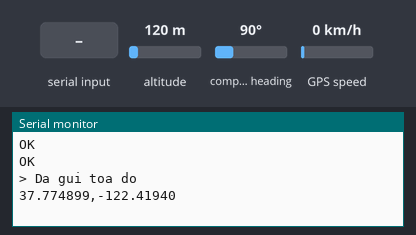
Bench run of a sketch on a simulated Arduino Uno, built with avr-gcc and run on an emulated ATmega328P. On the bench: the last lines printed to the serial monitor. The inputs (shaded band) are chosen by the test bench; at power-on: altitude 120 m, GPS speed 0 km/h, compass heading 90°. The GPS gets a fix after 3 s at 37.7749, -122.4194 with 8 satellites; the modem accepts every AT command (registered, SIM ready, sends succeed) and sends nothing else.

Above: at 6.4 s.
6.5 s: altitude set to 750 m
At 10.2 s:
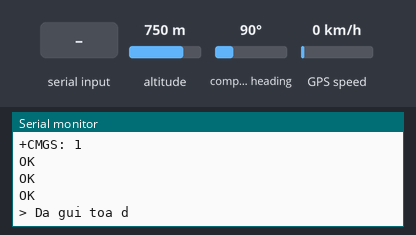
10.6 s: "1" received over the second serial link
At 10.9 s:
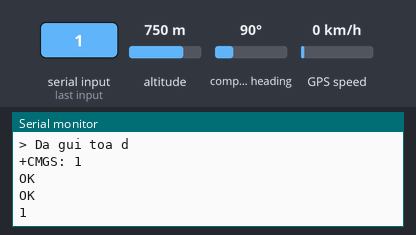
12.2 s: GPS speed set to 90 km/h
At 13.2 s:
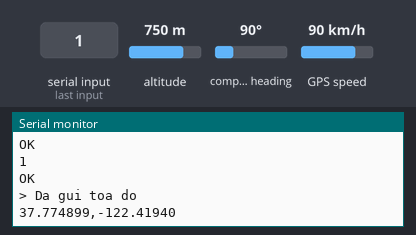
13.7 s: "0" received over the second serial link
At 13.9 s:
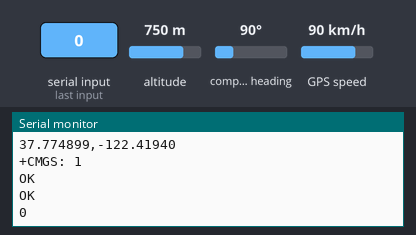

The sketch:

FeedbackTheMessage_GPS.ino
```cpp
#include <SoftwareSerial.h> //gia lap TX RX
SoftwareSerial mySerial(9, 10);   //SIM 800A

#include <TinyGPS++.h>
TinyGPSPlus gps;
SoftwareSerial ss(4, 3);  //GPS

boolean sendonce = false;

void sent_data(String datasent)
{

  mySerial.println("AT"); //Once the handshake test is successful, it will back to OK
  updateSerial();
  mySerial.println("AT+CMGF=1"); // Configuring TEXT mode
  updateSerial();
  mySerial.println("AT+CMGS=\"+84834234523\"");//change ZZ with country code and xxxxxxxxxxx with phone number to sms
  updateSerial();
  mySerial.print(datasent); //text content_____Ex: mySerial.println("TRUNG_sim800a sms CANH BAO TROM");
  updateSerial();
  mySerial.write(26);  // mySerial.println((char)26);
  ss.listen();  //Accept just only 1 uart enable
}

void setup()
{
  Serial.begin(9600);
  mySerial.begin(9600);
  ss.begin(9600);
  ss.listen();
}

void loop()
{
  while (sendonce == false)
  {
    while (ss.available() > 0)
    {
      gps.encode(ss.read());
      if (gps.location.isUpdated())
      {
        sendonce = true;
        //Lay toa do va chuyen sang dang String
        char Templat[12], TempLon[12];
        dtostrf(gps.location.lat(), 2, 6, Templat); // Lay toa do va luu vao bien lat
        dtostrf(gps.location.lng(), 3, 6, TempLon); // Lay toa do va luu vao bien long

        String tmp = "";
        // Chuyen doi ki tu cua toa do LAT sang String
        for (int i = 0 ; i < 10; i++)
          tmp += (String)(Templat[i]);

        // Ky tu phan biet lat va long
        tmp += ",";

        // Chuyen doi ki tu cua toa do LONG sang String
        for (int i = 0 ; i < 10; i++)
          tmp += (String)(TempLon[i]);

        delay(500);
        mySerial.listen();

        delay(500);
        sent_data(tmp);
        Serial.println("Da gui toa do");
        Serial.println(tmp);
      }
      else {
      }
    }
  }
  sendonce = false;
}

void updateSerial()
{
  delay(500);
  while (Serial.available())
  {
    mySerial.write(Serial.read());//Forward what Serial received to Software Serial Port
  }
  while (mySerial.available())
  {
    Serial.write(mySerial.read());//Forward what Software Serial received to Serial Port
  }
}
```

Measured:
- after the input at 6.5 s, the serial monitor: prints a new line after 2.7 s (image 1)
- after the input at 10.6 s, the serial monitor: prints a new line after 0.15 s (image 2)
- after the input at 13.7 s, the serial monitor: prints a new line after 0.14 s (image 4)
